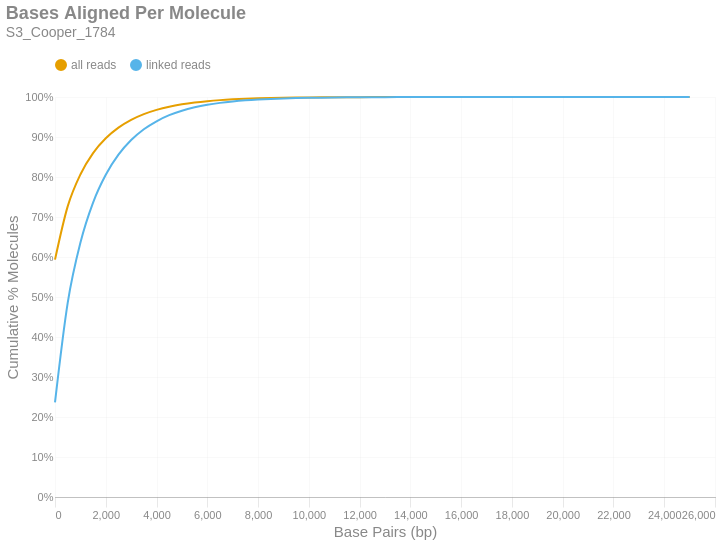

Write notebook code for a chart like this one.
### Markdown cell above
### Bases Aligned Per Molecule
This is a cumulative frequency distribution showing the number of base pairs aligned per unique molecule. These data are shown in 500 bp bins. There are two distributions: one with `all reads` (yellow) and another with only `linked reads` (blue). The percent of molecules in the `linked reads` distribution is relative to the total number of linked molecules.

### Code cell
if SKIPLR:
    print_html(f"Skipped")
else:
    binned_df = consolidated_hist(valids['aligned_bp'], mask, 500, True)
    with SafeRender(binned_df):
        (
            density_plot(binned_df, 'Bases Aligned Per Molecule', samplename, 'basesper')
            .encode(
                x=alt.X('bin:Q', title="Base Pairs (bp)").axis(tickMinStep=500).scale(padding=0),
                y=alt.Y('value:Q', title='Cumulative % Molecules')
                    .axis(format='%')
                    .scale(domain = [0,1])
                    .stack(False),
                color=alt.Color("key:N").scale(domain = ["all reads", "linked reads"]),
                tooltip = [
                    alt.Tooltip("key:N", title = "Data Type"),
                    alt.Tooltip("range_label:N", title="Bases Aligned Per Molecule"),
                    alt.Tooltip("value:Q", format = ".2%", title="% Molecules (Cum.)")
                ]
            )
        ).display()

### Figure 1 — Vega-Lite specification as saved in the notebook (floating-point values rounded to 4 significant figures)
{"width": "container", "height": 400, "config": {"title": {"anchor": "start", "dy": -15, "fontSize": 18, "color": "#888888", "subtitleColor": "#888888", "subtitleFontSize": 14}, "arc": {"fill": "#0072B2"}, "axis": {"domainColor": "#888888", "domainWidth": 0.5, "gridWidth": 0.2, "grid": false, "titleFontWeight": 400, "titleFontSize": 15, "labelFontSize": 11, "labelColor": "#888888", "tickColor": "#888888", "tickWidth": 0.2, "titleColor": "#888888"}, "axisBand": {"grid": false}, "axisX": {"grid": true, "tickSize": 10, "domainCap": "round"}, "axisY": {"domain": false, "grid": true, "tickSize": 0, "domainCap": "round"}, "background": "transparent", "header": {"labelFontSize": 15, "labelColor": "#888888", "titleFontSize": 15, "titleFontWeight": 600, "titleColor": "#888888"}, "legend": {"labelFont": "sans-serif", "labelFontSize": 12, "labelColor": "#888888", "symbolSize": 100, "symbolType": "circle", "titleFontSize": 12, "titlePadding": 10, "titleColor": "#888888", "title": null, "orient": "top"}, "range": {"category": ["#E69F00", "#56B4E9", "#009E73", "#F0E442", "#0072B2", "#D55E00", "#CC79A7", "#000000"], "diverging": ["#cfe8f3", "#a2d4ec", "#73bfe2", "#46abdb", "#1696d2", "#12719e"]}, "area": {"fill": "#0072B2", "fillOpacity": 0.7, "line": true, "strokeOpacity": 0.7}, "line": {"color": "#0072B2", "stroke": "#0072B2", "strokeWidth": 2}, "trail": {"color": "#0072B2", "stroke": "#0072B2", "strokeWidth": 0, "size": 1}, "point": {"filled": true, "fillOpacity": 1.0, "size": 95}, "text": {"color": "#888888", "fontSize": 11, "align": "right", "fontWeight": 400, "size": 11}, "bar": {"fill": "#0072B2", "stroke": null}, "view": {"stroke": null, "continuousWidth": 660, "continuousHeight": 400}}, "data": {"name": "data-a7dd5af59709ed051d858a19e13a9a30"}, "mark": {"type": "line", "interpolate": "monotone", "point": {"opacity": 0, "size": 275}}, "encoding": {"color": {"field": "key", "scale": {"domain": ["all reads", "linked reads"]}, "type": "nominal"}, "tooltip": [{"field": "key", "title": "Data Type", "type": "nominal"}, {"field": "range_label", "title": "Bases Aligned Per Molecule", "type": "nominal"}, {"field": "value", "format": ".2%", "title": "% Molecules (Cum.)", "type": "quantitative"}], "x": {"axis": {"tickMinStep": 500}, "field": "bin", "scale": {"padding": 0}, "title": "Base Pairs (bp)", "type": "quantitative"}, "y": {"axis": {"format": "%"}, "field": "value", "scale": {"domain": [0, 1]}, "stack": false, "title": "Cumulative % Molecules", "type": "quantitative"}}, "params": [{"name": "param_c36ac31b6afebe62", "select": {"type": "point", "fields": ["key"]}, "bind": "legend"}], "title": {"text": "Bases Aligned Per Molecule", "subtitle": "S3_Cooper_1784"}, "transform": [{"fold": ["all reads (cumsum)", "linked reads (cumsum)"]}, {"calculate": "replace(datum.key, ' (cumsum)', '')", "as": "key"}, {"filter": {"param": "param_c36ac31b6afebe62"}}], "usermeta": {"embedOptions": {"downloadFileName": "S3_Cooper_1784.basesper"}}, "$schema": "https://vega.github.io/schema/vega-lite/v6.1.0.json", "datasets": {"data-a7dd5af59709ed051d858a19e13a9a30": [{"bin": "0.0", "interval": "0.0-500.0", "all reads": 0.5934, "linked reads": 0.2365, "all reads (cumsum)": 0.5934, "linked reads (cumsum)": 0.2365, "range_label": "0-499"}, {"bin": "500.0", "interval": "500.0-1000.0", "all reads": 0.1331, "linked reads": 0.2491, "all reads (cumsum)": 0.7265, "linked reads (cumsum)": 0.4855, "range_label": "500-999"}, {"bin": "1000.0", "interval": "1000.0-1500.0", "all reads": 0.07983, "linked reads": 0.1502, "all reads (cumsum)": 0.8063, "linked reads (cumsum)": 0.6357, "range_label": "1000-1499"}, {"bin": "1500.0", "interval": "1500.0-2000.0", "all reads": 0.05342, "linked reads": 0.1005, "all reads (cumsum)": 0.8598, "linked reads (cumsum)": 0.7362, "range_label": "1500-1999"}, {"bin": "2000.0", "interval": "2000.0-2500.0", "all reads": 0.03692, "linked reads": 0.06946, "all reads (cumsum)": 0.8967, "linked reads (cumsum)": 0.8056, "range_label": "2000-2499"}, {"bin": "2500.0", "interval": "2500.0-3000.0", "all reads": 0.02663, "linked reads": 0.05009, "all reads (cumsum)": 0.9233, "linked reads (cumsum)": 0.8557, "range_label": "2500-2999"}, {"bin": "3000.0", "interval": "3000.0-3500.0", "all reads": 0.01944, "linked reads": 0.03657, "all reads (cumsum)": 0.9427, "linked reads (cumsum)": 0.8923, "range_label": "3000-3499"}, {"bin": "3500.0", "interval": "3500.0-4000.0", "all reads": 0.01437, "linked reads": 0.02703, "all reads (cumsum)": 0.9571, "linked reads (cumsum)": 0.9193, "range_label": "3500-3999"}, {"bin": "4000.0", "interval": "4000.0-4500.0", "all reads": 0.01063, "linked reads": 0.02, "all reads (cumsum)": 0.9678, "linked reads (cumsum)": 0.9393, "range_label": "4000-4499"}, {"bin": "4500.0", "interval": "4500.0-5000.0", "all reads": 0.008087, "linked reads": 0.01521, "all reads (cumsum)": 0.9758, "linked reads (cumsum)": 0.9545, "range_label": "4500-4999"}, {"bin": "5000.0", "interval": "5000.0-5500.0", "all reads": 0.005956, "linked reads": 0.0112, "all reads (cumsum)": 0.9818, "linked reads (cumsum)": 0.9658, "range_label": "5000-5499"}, {"bin": "5500.0", "interval": "5500.0-6000.0", "all reads": 0.004456, "linked reads": 0.008382, "all reads (cumsum)": 0.9862, "linked reads (cumsum)": 0.9741, "range_label": "5500-5999"}, {"bin": "6000.0", "interval": "6000.0-6500.0", "all reads": 0.003388, "linked reads": 0.006373, "all reads (cumsum)": 0.9896, "linked reads (cumsum)": 0.9805, "range_label": "6000-6499"}, {"bin": "6500.0", "interval": "6500.0-7000.0", "all reads": 0.002547, "linked reads": 0.004792, "all reads (cumsum)": 0.9922, "linked reads (cumsum)": 0.9853, "range_label": "6500-6999"}, {"bin": "7000.0", "interval": "7000.0-7500.0", "all reads": 0.001886, "linked reads": 0.003549, "all reads (cumsum)": 0.9941, "linked reads (cumsum)": 0.9888, "range_label": "7000-7499"}, {"bin": "7500.0", "interval": "7500.0-8000.0", "all reads": 0.001459, "linked reads": 0.002745, "all reads (cumsum)": 0.9955, "linked reads (cumsum)": 0.9916, "range_label": "7500-7999"}, {"bin": "8000.0", "interval": "8000.0-8500.0", "all reads": 0.001089, "linked reads": 0.002049, "all reads (cumsum)": 0.9966, "linked reads (cumsum)": 0.9936, "range_label": "8000-8499"}, {"bin": "8500.0", "interval": "8500.0-9000.0", "all reads": 0.0008136, "linked reads": 0.001531, "all reads (cumsum)": 0.9974, "linked reads (cumsum)": 0.9952, "range_label": "8500-8999"}, {"bin": "9000.0", "interval": "9000.0-9500.0", "all reads": 0.0006375, "linked reads": 0.001199, "all reads (cumsum)": 0.9981, "linked reads (cumsum)": 0.9964, "range_label": "9000-9499"}, {"bin": "9500.0", "interval": "9500.0-10000.0", "all reads": 0.0004598, "linked reads": 0.000865, "all reads (cumsum)": 0.9985, "linked reads (cumsum)": 0.9972, "range_label": "9500-9999"}, {"bin": "10000.0", "interval": "10000.0-10500.0", "all reads": 0.0003564, "linked reads": 0.0006705, "all reads (cumsum)": 0.9989, "linked reads (cumsum)": 0.9979, "range_label": "10000-10499"}, {"bin": "10500.0", "interval": "10500.0-11000.0", "all reads": 0.0002756, "linked reads": 0.0005184, "all reads (cumsum)": 0.9992, "linked reads (cumsum)": 0.9984, "range_label": "10500-10999"}, {"bin": "11000.0", "interval": "11000.0-11500.0", "all reads": 0.0002051, "linked reads": 0.0003859, "all reads (cumsum)": 0.9994, "linked reads (cumsum)": 0.9988, "range_label": "11000-11499"}, {"bin": "11500.0", "interval": "11500.0-12000.0", "all reads": 0.0001604, "linked reads": 0.0003018, "all reads (cumsum)": 0.9995, "linked reads (cumsum)": 0.9991, "range_label": "11500-11999"}, {"bin": "12000.0", "interval": "12000.0-12500.0", "all reads": 0.0001096, "linked reads": 0.0002061, "all reads (cumsum)": 0.9996, "linked reads (cumsum)": 0.9993, "range_label": "12000-12499"}, {"bin": "12500.0", "interval": "12500.0-13000.0", "all reads": 8.446e-05, "linked reads": 0.0001589, "all reads (cumsum)": 0.9997, "linked reads (cumsum)": 0.9995, "range_label": "12500-12999"}, {"bin": "13000.0", "interval": "13000.0-13500.0", "all reads": 6.815e-05, "linked reads": 0.0001282, "all reads (cumsum)": 0.9998, "linked reads (cumsum)": 0.9996, "range_label": "13000-13499"}, {"bin": "13500.0", "interval": "13500.0-14000.0", "all reads": 4.533e-05, "linked reads": 8.527e-05, "all reads (cumsum)": 0.9998, "linked reads (cumsum)": 0.9997, "range_label": "13500-13999"}, {"bin": "14000.0", "interval": "14000.0-14500.0", "all reads": 3.946e-05, "linked reads": 7.423e-05, "all reads (cumsum)": 0.9999, "linked reads (cumsum)": 0.9998, "range_label": "14000-14499"}, {"bin": "14500.0", "interval": "14500.0-15000.0", "all reads": 2.87e-05, "linked reads": 5.398e-05, "all reads (cumsum)": 0.9999, "linked reads (cumsum)": 0.9998, "range_label": "14500-14999"}, {"bin": "15000.0", "interval": "15000.0-15500.0", "all reads": 2.381e-05, "linked reads": 4.478e-05, "all reads (cumsum)": 0.9999, "linked reads (cumsum)": 0.9999, "range_label": "15000-15499"}, {"bin": "15500.0", "interval": "15500.0-16000.0", "all reads": 1.663e-05, "linked reads": 3.129e-05, "all reads (cumsum)": 0.9999, "linked reads (cumsum)": 0.9999, "range_label": "15500-15999"}, {"bin": "16000.0", "interval": "16000.0-16500.0", "all reads": 1.435e-05, "linked reads": 2.699e-05, "all reads (cumsum)": 1.0, "linked reads (cumsum)": 0.9999, "range_label": "16000-16499"}, {"bin": "16500.0", "interval": "16500.0-17000.0", "all reads": 9.783e-06, "linked reads": 1.84e-05, "all reads (cumsum)": 1.0, "linked reads (cumsum)": 0.9999, "range_label": "16500-16999"}, {"bin": "17000.0", "interval": "17000.0-17500.0", "all reads": 8.152e-06, "linked reads": 1.534e-05, "all reads (cumsum)": 1.0, "linked reads (cumsum)": 1.0, "range_label": "17000-17499"}, {"bin": "17500.0", "interval": "17500.0-18000.0", "all reads": 3.587e-06, "linked reads": 6.748e-06, "all reads (cumsum)": 1.0, "linked reads (cumsum)": 1.0, "range_label": "17500-17999"}, {"bin": "18000.0", "interval": "18000.0-18500.0", "all reads": 5.218e-06, "linked reads": 9.815e-06, "all reads (cumsum)": 1.0, "linked reads (cumsum)": 1.0, "range_label": "18000-18499"}, {"bin": "18500.0", "interval": "18500.0-19000.0", "all reads": 5.218e-06, "linked reads": 9.815e-06, "all reads (cumsum)": 1.0, "linked reads (cumsum)": 1.0, "range_label": "18500-18999"}, {"bin": "19000.0", "interval": "19000.0-19500.0", "all reads": 1.63e-06, "linked reads": 3.067e-06, "all reads (cumsum)": 1.0, "linked reads (cumsum)": 1.0, "range_label": "19000-19499"}, {"bin": "19500.0", "interval": "19500.0-20000.0", "all reads": 1.63e-06, "linked reads": 3.067e-06, "all reads (cumsum)": 1.0, "linked reads (cumsum)": 1.0, "range_label": "19500-19999"}, {"bin": "20000.0", "interval": "20000.0-20500.0", "all reads": 1.304e-06, "linked reads": 2.454e-06, "all reads (cumsum)": 1.0, "linked reads (cumsum)": 1.0, "range_label": "20000-20499"}, {"bin": "20500.0", "interval": "20500.0-21000.0", "all reads": 6.522e-07, "linked reads": 1.227e-06, "all reads (cumsum)": 1.0, "linked reads (cumsum)": 1.0, "range_label": "20500-20999"}, {"bin": "21000.0", "interval": "21000.0-21500.0", "all reads": 3.261e-07, "linked reads": 6.134e-07, "all reads (cumsum)": 1.0, "linked reads (cumsum)": 1.0, "range_label": "21000-21499"}, {"bin": "21500.0", "interval": "21500.0-22000.0", "all reads": 1.63e-06, "linked reads": 3.067e-06, "all reads (cumsum)": 1.0, "linked reads (cumsum)": 1.0, "range_label": "21500-21999"}, {"bin": "22000.0", "interval": "22000.0-22500.0", "all reads": 3.261e-07, "linked reads": 6.134e-07, "all reads (cumsum)": 1.0, "linked reads (cumsum)": 1.0, "range_label": "22000-22499"}, {"bin": "22500.0", "interval": "22500.0-23000.0", "all reads": 6.522e-07, "linked reads": 1.227e-06, "all reads (cumsum)": 1.0, "linked reads (cumsum)": 1.0, "range_label": "22500-22999"}, {"bin": "23000.0", "interval": "23000.0-23500.0", "all reads": 0.0, "linked reads": 0.0, "all reads (cumsum)": 1.0, "linked reads (cumsum)": 1.0, "range_label": "23000-23499"}, {"bin": "23500.0", "interval": "23500.0-24000.0", "all reads": 6.522e-07, "linked reads": 1.227e-06, "all reads (cumsum)": 1.0, "linked reads (cumsum)": 1.0, "range_label": "23500-23999"}, {"bin": "24000.0", "interval": "24000.0-24500.0", "all reads": 3.261e-07, "linked reads": 6.134e-07, "all reads (cumsum)": 1.0, "linked reads (cumsum)": 1.0, "range_label": "24000-24499"}, {"bin": "24500.0", "interval": "24500.0-25000.0", "all reads": 0.0, "linked reads": 0.0, "all reads (cumsum)": 1.0, "linked reads (cumsum)": 1.0, "range_label": "24500-24999"}, {"bin": "25000.0", "interval": "25000.0-25500.0", "all reads": 3.261e-07, "linked reads": 6.134e-07, "all reads (cumsum)": 1.0, "linked reads (cumsum)": 1.0, "range_label": "25000-25499"}]}}
